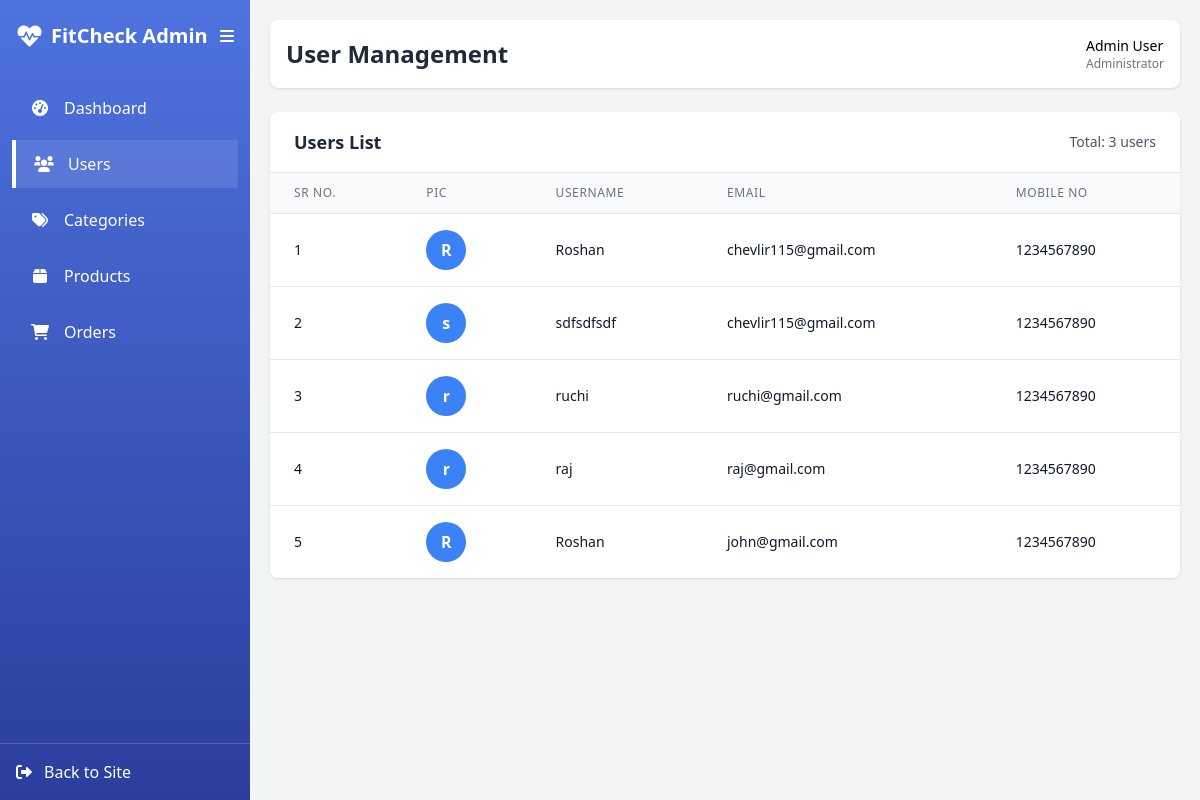
Before: /admin_user.php with the older database file.
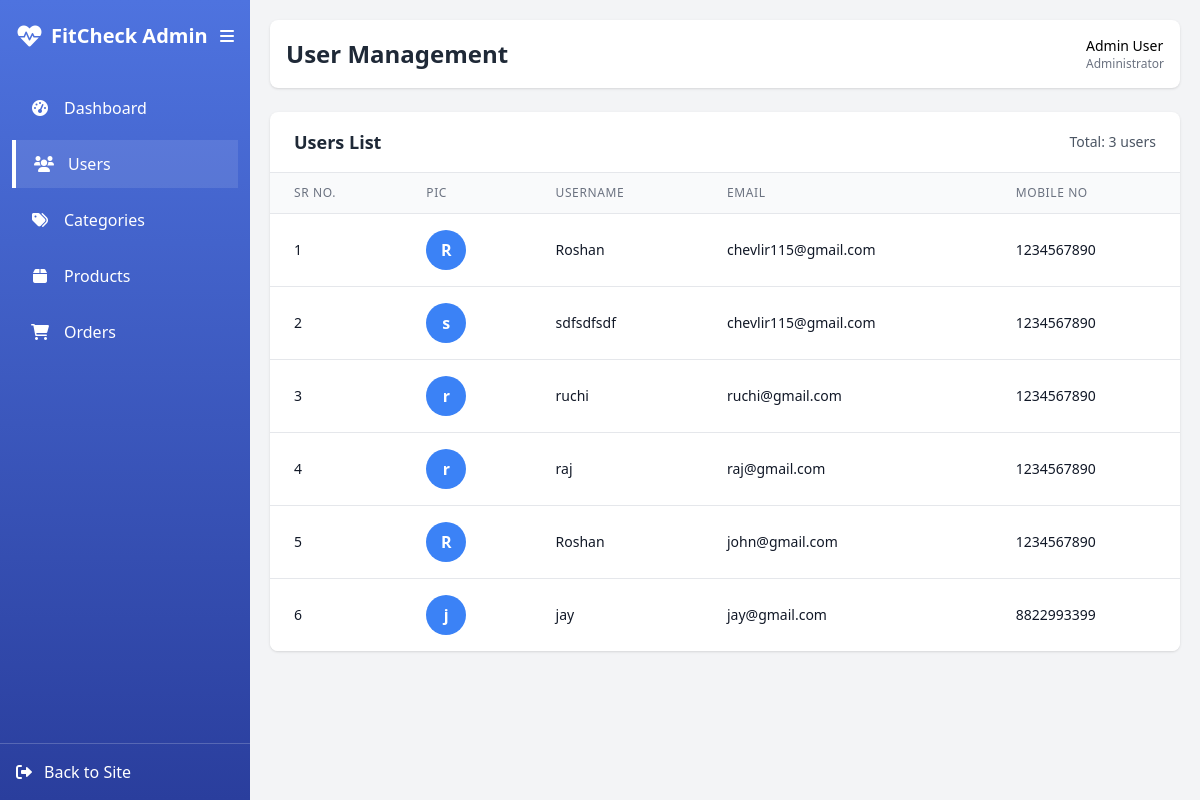
After: the same page with the newer database file.
### tables this page shows
CREATE TABLE `tbl_user` (
  `user_id` int(11) NOT NULL,
  `username` varchar(50) NOT NULL,
  `password` varchar(100) NOT NULL,
  `email` varchar(100) NOT NULL,
  `mobileno` varchar(10) NOT NULL
);

### admin_user.php (the view, shortened to what this page needs)
<?php
include 'connect.php';
$query = "SELECT * from tbl_user";
$result = mysqli_query($con, $query);
$user = [];
while ($row = mysqli_fetch_assoc($result)) {
    $user[] = $row;
}
?>
<!DOCTYPE html>
<html lang="en">
<head>
    <script src="https://cdn.tailwindcss.com"></script>
    <link rel="stylesheet" href="https://cdnjs.cloudflare.com/ajax/libs/font-awesome/6.0.0-beta3/css/all.min.css">
</head>
<body class="bg-gray-100">
    <div class="flex">
        <div
            class="sidebar bg-gradient-to-b from-primary to-[#2a3e9d] text-white h-screen fixed top-0 left-0 pt-5 overflow-y-auto">
            <div class="flex items-center justify-between px-4">
                <h1 class="text-xl font-bold flex items-center">
                    <i class="fas fa-heartbeat text-2xl mr-2"></i>
                    <span class="nav-text">FitCheck Admin</span>
                </h1>
                <button id="sidebarToggle" class="text-white">
                    <i class="fas fa-bars"></i>
                </button>
            </div>
            <div class="mt-8">
                <ul class="space-y-2 px-3">
                    <li>
                        <a href="admin_dash.php"
                            class="flex items-center py-3 px-4 rounded-lg text-white hover:bg-white hover:bg-opacity-10 transition">
                            <i class="fas fa-tachometer-alt w-6 text-center"></i>
                            <span class="nav-text ml-3">Dashboard</span>
                        </a>
                    </li>
                    <li class="active-tab">
                        <a href="admin_user.php"
                            class="flex items-center py-3 px-4 rounded-lg text-white hover:bg-white hover:bg-opacity-10 transition">
                            <i class="fas fa-users w-6 text-center"></i>
                            <span class="nav-text ml-3">Users</span>
                        </a>
                    </li>
                    <li>
                        <a href="admin_cat.php"
                            class="flex items-center py-3 px-4 rounded-lg text-white hover:bg-white hover:bg-opacity-10 transition">
                            <i class="fas fa-tags w-6 text-center"></i>
                            <span class="nav-text ml-3">Categories</span>
                        </a>
                    </li>
                    <li>
                        <a href="admin_products.php"
                            class="flex items-center py-3 px-4 rounded-lg text-white hover:bg-white hover:bg-opacity-10 transition">
                            <i class="fas fa-box w-6 text-center"></i>
                            <span class="nav-text ml-3">Products</span>
                        </a>
                    </li>
                    <li>
                        <a href="admin_order.php"
                            class="flex items-center py-3 px-4 rounded-lg text-white hover:bg-white hover:bg-opacity-10 transition">
                            <i class="fas fa-shopping-cart w-6 text-center"></i>
                            <span class="nav-text ml-3">Orders</span>
                        </a>
                    </li>
                </ul>
            </div>
            <div class="absolute bottom-0 w-full p-4 border-t border-white border-opacity-20">
                <a href="logout.php" class="flex items-center text-white hover:text-gray-200">
                    <i class="fas fa-sign-out-alt"></i>
                    <span class="nav-text ml-3">Back to Site</span>
                </a>
            </div>
        </div>
        <div class="main-content w-full p-5">
            <div class="bg-white rounded-lg shadow p-4 mb-6 flex justify-between items-center">
                <h2 class="text-2xl font-bold text-gray-800">User Management</h2>
                <div class="flex items-center space-x-4">
                    <div class="flex items-center">
                        <div class="ml-2">
                            <p class="text-sm font-medium">Admin User</p>
                            <p class="text-xs text-gray-500">Administrator</p>
                        </div>
                    </div>
                </div>
            </div>
            <div class="bg-white rounded-lg shadow overflow-hidden">
                <div class="px-6 py-4 border-b border-gray-200 flex justify-between items-center">
                    <h3 class="text-lg font-bold text-gray-800">Users List</h3>
                    <span class="text-sm text-gray-600">Total: 3 users</span>
                </div>
                <div class="overflow-x-auto">
                    <table class="min-w-full divide-y divide-gray-200">
                        <thead class="bg-gray-50">
                            <tr>
                                <th scope="col"
                                    class="px-6 py-3 text-left text-xs font-medium text-gray-500 uppercase tracking-wider">
                                    Sr No.</th>
                                <th scope="col"
                                    class="px-6 py-3 text-left text-xs font-medium text-gray-500 uppercase tracking-wider">
                                    Pic</th>
                                <th scope="col"
                                    class="px-6 py-3 text-left text-xs font-medium text-gray-500 uppercase tracking-wider">
                                    Username</th>
                                <th scope="col"
                                    class="px-6 py-3 text-left text-xs font-medium text-gray-500 uppercase tracking-wider">
                                    Email</th>
                                <th scope="col"
                                    class="px-6 py-3 text-left text-xs font-medium text-gray-500 uppercase tracking-wider">
                                    Mobile No</th>
                            </tr>
                        </thead>
                        <tbody class="bg-white divide-y divide-gray-200">
                            <?php
                            $i = 1;
                            foreach ($user as $u) { ?>
                                <tr>
                                    <td class="px-6 py-4 whitespace-nowrap text-sm font-medium text-gray-900"><?= $i++ ?>
                                    </td>
                                    <td class="px-6 py-4 whitespace-nowrap">
                                        <div class="user-avatar bg-blue-500"><?php echo substr($u['username'], 0, 1); ?>
                                        </div>
                                    </td>
                                    <td class="px-6 py-4 whitespace-nowrap text-sm text-gray-900"><?= $u['username']; ?>
                                    </td>
                                    <td class="px-6 py-4 whitespace-nowrap text-sm text-gray-900"><?= $u['email']; ?></td>
                                    <td class="px-6 py-4 whitespace-nowrap text-sm text-gray-900"><?= $u['mobileno']; ?>
                                    </td>
                                </tr>
                            <?php } ?>
                        </tbody>
                    </table>
                </div>
</body>
</html>

### admin_user.php (style rules this page uses)
.sidebar { width: 250px; transition: all 0.3s; }
.main-content { margin-left: 250px; transition: all 0.3s; }
.active-tab { background-color: rgba(255, 255, 255, 0.1); border-left: 4px solid white; }
.user-avatar { width: 40px; height: 40px; border-radius: 50%; display: flex; align-items: center; justify-content: center; font-weight: bold; color: white; }

Changed rows visible on the page:
added tbl_user: username "j", username "jay", email "jay@gmail.com", mobileno "8822993399"
